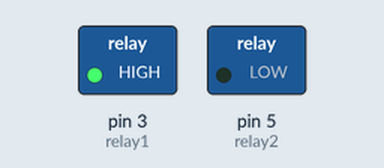
This sketch was run on a simulated Arduino Uno, built with avr-gcc and run on an emulated ATmega328P. On the bench: switched loads named in the sketch (green lamp = pin HIGH).

Above: at 0.4 s.
At 2.2 s:
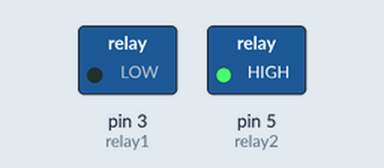
At 6.7 s:
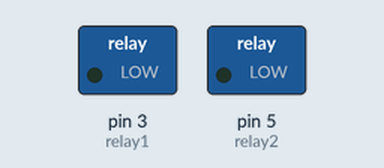
Timing chart, 0 to 8.3 s (numbered marks = the images above):
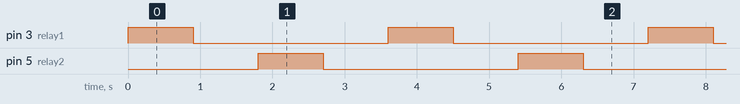

Measured:
- by itself, pin 3 (relay1), pin 5 (relay2): alternates HIGH for 0.90 s and LOW for 2.7 s
- by itself, everything shown: repeats every 3.6 s, in 4 steps

The sketch:

DC_motor_with_2_direction.ino
```cpp
const int relay1=3;
const int relay2=5;

void setup()
{
  pinMode(relay1, OUTPUT);
  pinMode(relay2, OUTPUT);

}

void loop()
{
  digitalWrite(relay1, HIGH);
  delay(900);
  digitalWrite(relay1, LOW);
  delay(900);

  digitalWrite(relay2, HIGH);
  delay(900);
  digitalWrite(relay2, LOW);
  delay(900);
}
```
